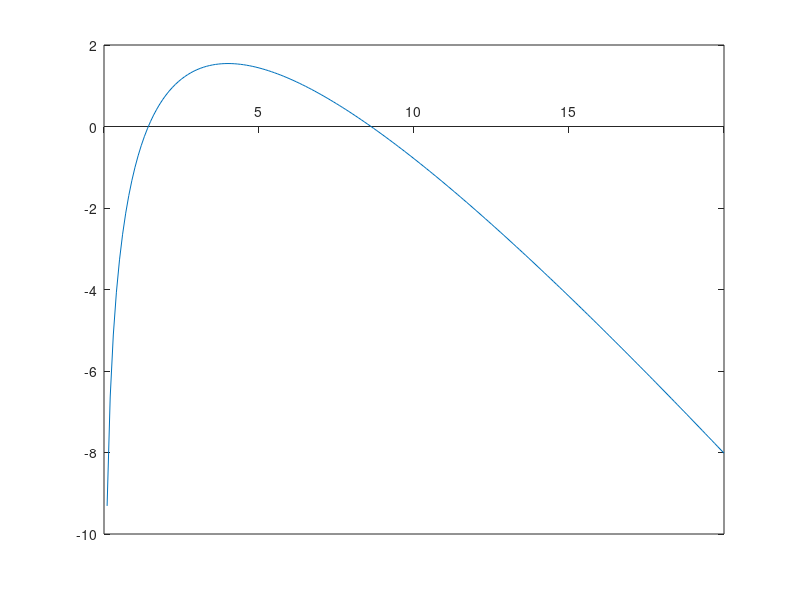

This chart was generated by the following MATLAB code:
clear; clc; close all;

f = @(x) 4*log(x) - x;

xq=0:0.1:20;
plot(xq,f(xq));
set(gca,'xAxisLocation','origin')

a =1; b = 6;

c = (a*f(b) - b*f(a))/(f(b) -f(a));

tol = 1e-6;
counter = 0;
while abs(f(c)) > tol
  a = b;
  b = c;

  c = (a*f(b) - b*f(a))/(f(b) -f(a));
  counter = counter + 1;

 end
